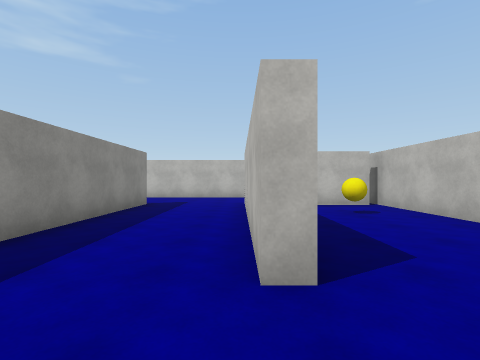
view 1 (above)

16 first-person views from a walk through a Unity game level. The camera is 1.4 m above the floor, looks level and sees 85° across. The floor is counted in squares, 2 m on a side. Each view is taken from the middle of a square. On the plan, view 1 faces up. The plan holds only what a view shows up to about 9 squares ahead; the rest is blank. The player character is not drawn. Surface patterns are stand-ins for the level's own textures.

view 2
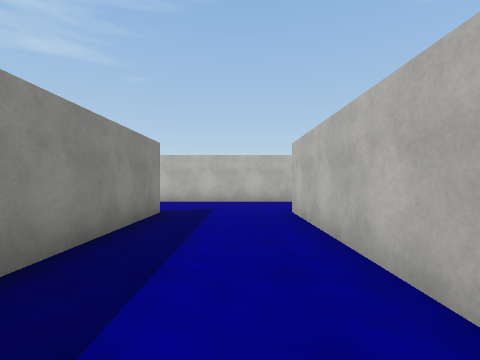

view 3
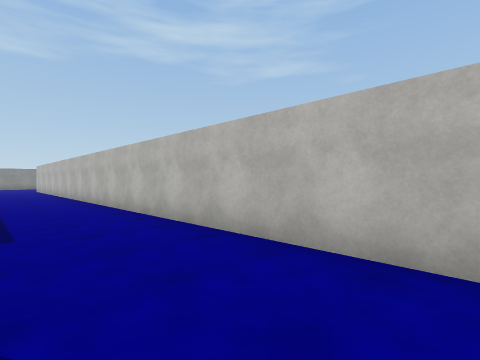

view 4
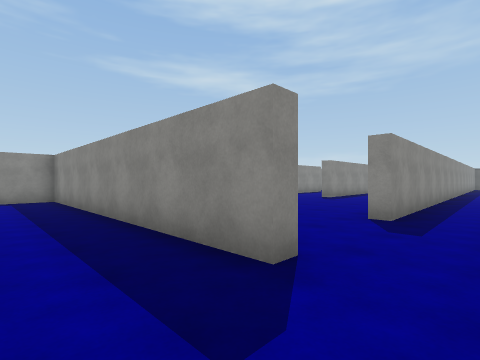

view 5
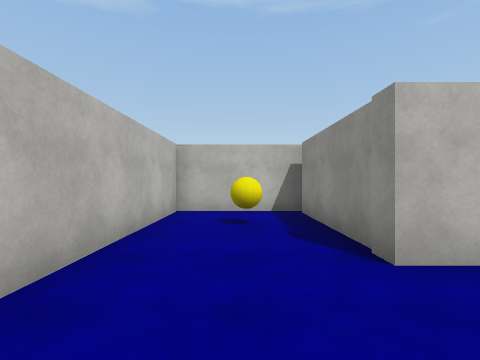

view 6
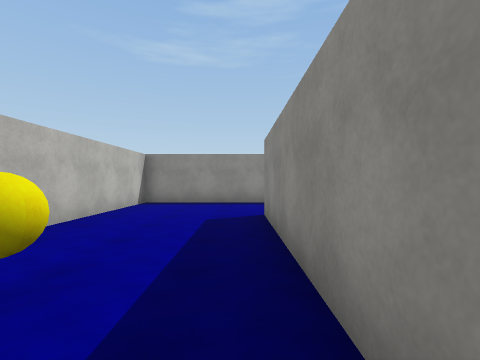

view 7
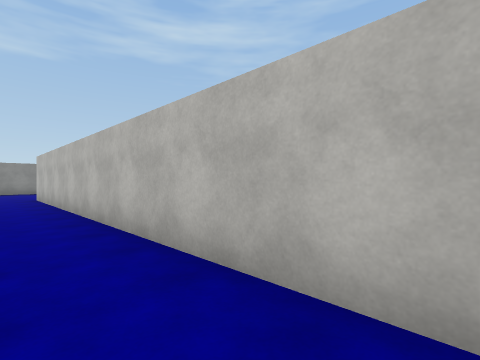

view 8
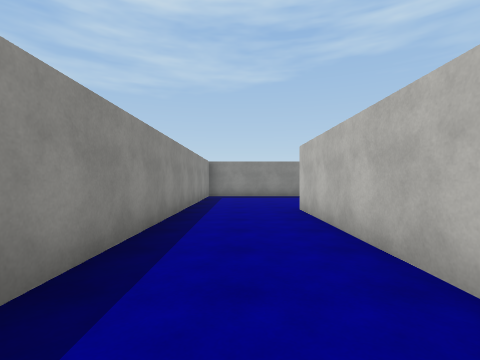

view 9
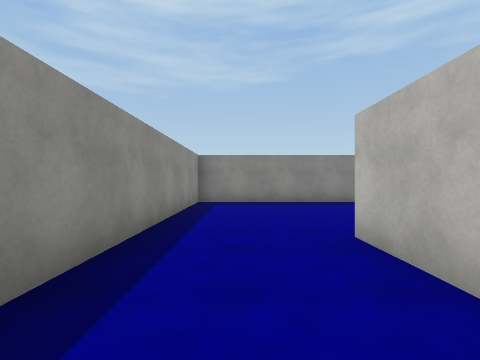

view 10
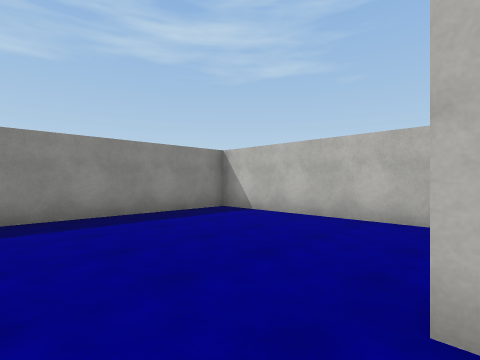

view 11
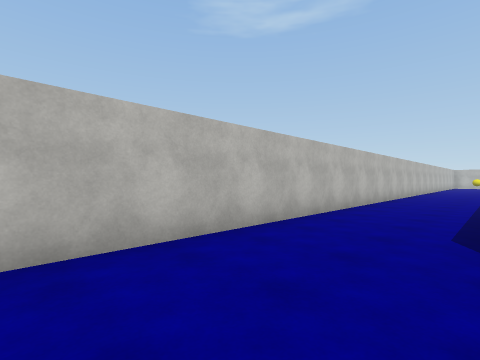

view 12
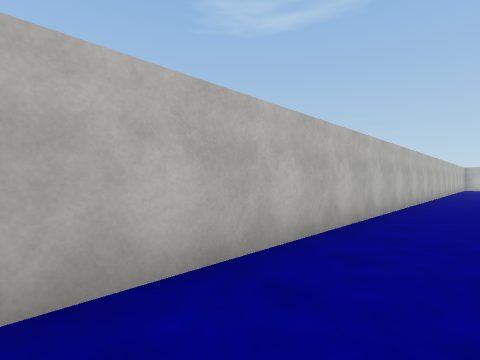

view 13
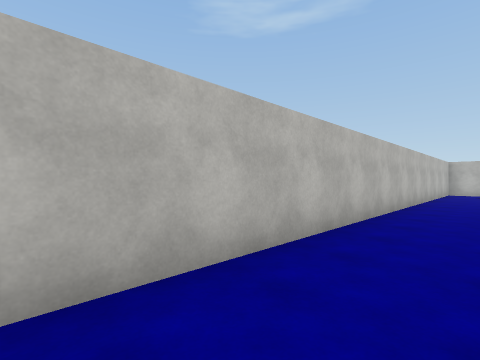

view 14
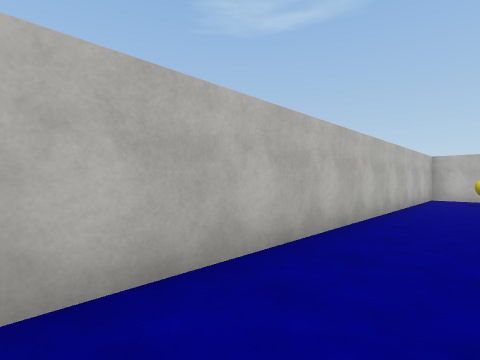

view 15
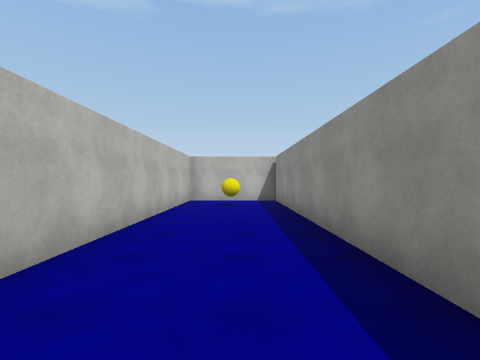

view 16
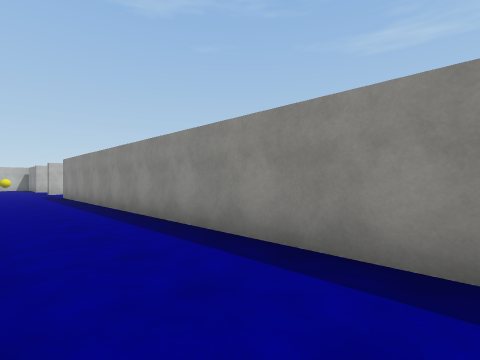

### Floor plan
Ten units are one square. View 1 is at (0, 0); x grows to the right and y downward. Boxes are objects, and circles mark ways between rooms. Rooms are numbered by the first view taken in them; rooms with no view inside come last. Other rooms are left out.
<svg viewBox="-258 -142 302 158">
<path fill="none" stroke="#000" d="M-38 -108 39 -108 39 -137 -253 -137 -253 -77 -60 -77M-31 -77 -27 -77 -27 11 -14 11M5 -17 1 -17 1 -77 36 -77M39 -79 39 -104 -202 -104M5 -65 5 -17M36 -73 21 -73M1 11 39 11 39 -79"/>
<rect x="15" y="-95" width="10" height="10" fill="#bbb"><title>yellow ball</title></rect>
<rect x="15" y="-125" width="10" height="10" fill="#bbb"><title>yellow ball</title></rect>
<rect x="15" y="-65" width="10" height="10" fill="#bbb"><title>yellow ball</title></rect>
<circle cx="0" cy="-5" r="3" fill="#2a7"/>
<text x="-100" y="-100">1</text>
<text x="20" y="-40">2</text>
</svg>
Room 1 opens to room 2.

Where each view was taken, in squares from view 1:
view 1: 0 up, 0 right, facing up
view 2: 2 up, 1 left, facing up
view 3: 8 up, 1 left, facing up-left
view 4: 9 up, 1 left, facing down-left
view 5: 9 up, 2 left, facing right
view 6: 7 up, 1 right, facing down
view 7: 9 up, 9 left, facing up-left
view 8: 9 up, 14 left, facing left
view 9: 9 up, 17 left, facing left
view 10: 9 up, 20 left, facing up-left
view 11: 11 up, 23 left, facing up-right
view 12: 12 up, 18 left, facing up-right
view 13: 12 up, 11 left, facing up-right
view 14: 12 up, 7 left, facing up-right
view 15: 12 up, 5 left, facing right
view 16: 10 up, 18 left, facing down-right
